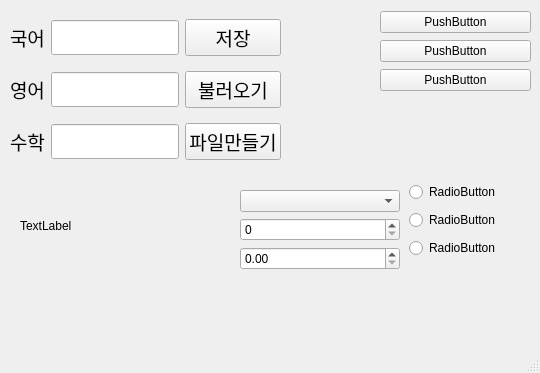
<?xml version="1.0" encoding="UTF-8"?>
<ui version="4.0">
 <class>MainWindow</class>
 <widget class="QMainWindow" name="MainWindow">
  <property name="geometry">
   <rect>
    <x>0</x>
    <y>0</y>
    <width>540</width>
    <height>373</height>
   </rect>
  </property>
  <property name="windowTitle">
   <string>MainWindow</string>
  </property>
  <widget class="QWidget" name="centralwidget">
   <widget class="QWidget" name="gridLayoutWidget">
    <property name="geometry">
     <rect>
      <x>10</x>
      <y>10</y>
      <width>271</width>
      <height>161</height>
     </rect>
    </property>
    <property name="font">
     <font>
      <family>배달의민족 주아</family>
      <pointsize>14</pointsize>
      <weight>50</weight>
      <bold>false</bold>
     </font>
    </property>
    <layout class="QGridLayout" name="gridLayout">
     <item row="0" column="1">
      <widget class="QLineEdit" name="koredit">
       <property name="font">
        <font>
         <family>배달의민족 주아</family>
         <pointsize>14</pointsize>
         <weight>50</weight>
         <bold>false</bold>
        </font>
       </property>
      </widget>
     </item>
     <item row="0" column="0">
      <widget class="QLabel" name="label">
       <property name="font">
        <font>
         <family>배달의민족 주아</family>
         <pointsize>14</pointsize>
         <weight>50</weight>
         <bold>false</bold>
        </font>
       </property>
       <property name="text">
        <string>국어</string>
       </property>
      </widget>
     </item>
     <item row="2" column="0">
      <widget class="QLabel" name="label_3">
       <property name="font">
        <font>
         <family>배달의민족 주아</family>
         <pointsize>14</pointsize>
         <weight>50</weight>
         <bold>false</bold>
        </font>
       </property>
       <property name="text">
        <string>수학</string>
       </property>
      </widget>
     </item>
     <item row="1" column="0">
      <widget class="QLabel" name="label_2">
       <property name="font">
        <font>
         <family>배달의민족 주아</family>
         <pointsize>14</pointsize>
         <weight>50</weight>
         <bold>false</bold>
        </font>
       </property>
       <property name="text">
        <string>영어</string>
       </property>
      </widget>
     </item>
     <item row="2" column="1">
      <widget class="QLineEdit" name="mathedit">
       <property name="font">
        <font>
         <family>배달의민족 주아</family>
         <pointsize>14</pointsize>
         <weight>50</weight>
         <bold>false</bold>
        </font>
       </property>
      </widget>
     </item>
     <item row="1" column="1">
      <widget class="QLineEdit" name="engedit">
       <property name="font">
        <font>
         <family>배달의민족 주아</family>
         <pointsize>14</pointsize>
         <weight>50</weight>
         <bold>false</bold>
        </font>
       </property>
      </widget>
     </item>
     <item row="0" column="2">
      <widget class="QPushButton" name="savebtn">
       <property name="font">
        <font>
         <family>배달의민족 주아</family>
         <pointsize>14</pointsize>
         <weight>50</weight>
         <bold>false</bold>
        </font>
       </property>
       <property name="text">
        <string>저장</string>
       </property>
      </widget>
     </item>
     <item row="1" column="2">
      <widget class="QPushButton" name="loadbtn">
       <property name="font">
        <font>
         <family>배달의민족 주아</family>
         <pointsize>14</pointsize>
         <weight>50</weight>
         <bold>false</bold>
        </font>
       </property>
       <property name="text">
        <string>불러오기</string>
       </property>
      </widget>
     </item>
     <item row="2" column="2">
      <widget class="QPushButton" name="createbtn">
       <property name="font">
        <font>
         <family>배달의민족 주아</family>
         <pointsize>14</pointsize>
         <weight>50</weight>
         <bold>false</bold>
        </font>
       </property>
       <property name="text">
        <string>파일만들기</string>
       </property>
      </widget>
     </item>
    </layout>
   </widget>
   <widget class="QWidget" name="verticalLayoutWidget">
    <property name="geometry">
     <rect>
      <x>380</x>
      <y>10</y>
      <width>151</width>
      <height>83</height>
     </rect>
    </property>
    <layout class="QVBoxLayout" name="verticalLayout">
     <item>
      <widget class="QPushButton" name="pushButton">
       <property name="text">
        <string>PushButton</string>
       </property>
      </widget>
     </item>
     <item>
      <widget class="QPushButton" name="pushButton_2">
       <property name="text">
        <string>PushButton</string>
       </property>
      </widget>
     </item>
     <item>
      <widget class="QPushButton" name="pushButton_3">
       <property name="text">
        <string>PushButton</string>
       </property>
      </widget>
     </item>
    </layout>
   </widget>
   <widget class="QWidget" name="verticalLayoutWidget_2">
    <property name="geometry">
     <rect>
      <x>240</x>
      <y>190</y>
      <width>160</width>
      <height>80</height>
     </rect>
    </property>
    <layout class="QVBoxLayout" name="verticalLayout_2">
     <item>
      <widget class="QComboBox" name="comboBox"/>
     </item>
     <item>
      <widget class="QSpinBox" name="spinBox"/>
     </item>
     <item>
      <widget class="QDoubleSpinBox" name="doubleSpinBox"/>
     </item>
    </layout>
   </widget>
   <widget class="QWidget" name="verticalLayoutWidget_3">
    <property name="geometry">
     <rect>
      <x>409</x>
      <y>180</y>
      <width>101</width>
      <height>81</height>
     </rect>
    </property>
    <layout class="QVBoxLayout" name="verticalLayout_3">
     <item>
      <widget class="QRadioButton" name="radioButton">
       <property name="text">
        <string>RadioButton</string>
       </property>
      </widget>
     </item>
     <item>
      <widget class="QRadioButton" name="radioButton_3">
       <property name="text">
        <string>RadioButton</string>
       </property>
      </widget>
     </item>
     <item>
      <widget class="QRadioButton" name="radioButton_2">
       <property name="text">
        <string>RadioButton</string>
       </property>
      </widget>
     </item>
    </layout>
   </widget>
   <widget class="QLabel" name="label_4">
    <property name="geometry">
     <rect>
      <x>20</x>
      <y>200</y>
      <width>81</width>
      <height>51</height>
     </rect>
    </property>
    <property name="text">
     <string>TextLabel</string>
    </property>
   </widget>
  </widget>
  <widget class="QMenuBar" name="menubar">
   <property name="geometry">
    <rect>
     <x>0</x>
     <y>0</y>
     <width>540</width>
     <height>21</height>
    </rect>
   </property>
  </widget>
  <widget class="QStatusBar" name="statusbar"/>
 </widget>
 <resources/>
 <connections/>
</ui>
